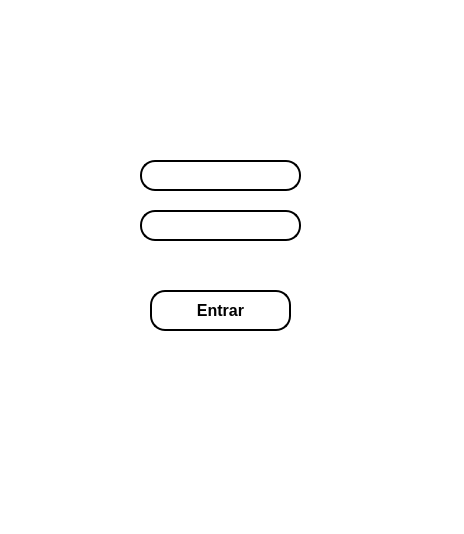
<?xml version="1.0" encoding="UTF-8"?>
<ui version="4.0">
 <class>MainWindow</class>
 <widget class="QMainWindow" name="MainWindow">
  <property name="geometry">
   <rect>
    <x>0</x>
    <y>0</y>
    <width>464</width>
    <height>534</height>
   </rect>
  </property>
  <property name="font">
   <font>
    <pointsize>10</pointsize>
    <weight>75</weight>
    <bold>true</bold>
   </font>
  </property>
  <property name="windowTitle">
   <string>MainWindow</string>
  </property>
  <property name="styleSheet">
   <string notr="true">background-color: rgb(255, 255, 255);</string>
  </property>
  <widget class="QWidget" name="centralwidget">
   <widget class="QPushButton" name="entrar">
    <property name="geometry">
     <rect>
      <x>150</x>
      <y>290</y>
      <width>141</width>
      <height>41</height>
     </rect>
    </property>
    <property name="font">
     <font>
      <pointsize>12</pointsize>
      <weight>75</weight>
      <bold>true</bold>
     </font>
    </property>
    <property name="styleSheet">
     <string notr="true">background-color: rgb(255, 255, 255);
border-radius:15px;
border-style:outset;
border-width:2px;
border-color:black;</string>
    </property>
    <property name="text">
     <string>Entrar</string>
    </property>
   </widget>
   <widget class="QLineEdit" name="nomel">
    <property name="geometry">
     <rect>
      <x>140</x>
      <y>160</y>
      <width>161</width>
      <height>31</height>
     </rect>
    </property>
    <property name="font">
     <font>
      <pointsize>12</pointsize>
      <weight>75</weight>
      <bold>true</bold>
     </font>
    </property>
    <property name="styleSheet">
     <string notr="true">background-color: rgb(255, 255, 255);
border-radius:15px;
border-style:outset;
border-width:2px;
border-color:black;</string>
    </property>
   </widget>
   <widget class="QLineEdit" name="senhal">
    <property name="geometry">
     <rect>
      <x>140</x>
      <y>210</y>
      <width>161</width>
      <height>31</height>
     </rect>
    </property>
    <property name="font">
     <font>
      <pointsize>12</pointsize>
      <weight>75</weight>
      <bold>true</bold>
     </font>
    </property>
    <property name="styleSheet">
     <string notr="true">background-color: rgb(255, 255, 255);
border-radius:15px;
border-style:outset;
border-width:2px;</string>
    </property>
    <property name="echoMode">
     <enum>QLineEdit::Password</enum>
    </property>
   </widget>
   <widget class="QLabel" name="label_2">
    <property name="geometry">
     <rect>
      <x>110</x>
      <y>160</y>
      <width>31</width>
      <height>31</height>
     </rect>
    </property>
    <property name="text">
     <string/>
    </property>
    <property name="pixmap">
     <pixmap>USUARIO.png</pixmap>
    </property>
   </widget>
   <widget class="QLabel" name="label_3">
    <property name="geometry">
     <rect>
      <x>110</x>
      <y>210</y>
      <width>31</width>
      <height>31</height>
     </rect>
    </property>
    <property name="text">
     <string/>
    </property>
    <property name="pixmap">
     <pixmap>SENHA.png</pixmap>
    </property>
   </widget>
   <widget class="QLabel" name="label_4">
    <property name="geometry">
     <rect>
      <x>70</x>
      <y>10</y>
      <width>311</width>
      <height>121</height>
     </rect>
    </property>
    <property name="text">
     <string/>
    </property>
    <property name="pixmap">
     <pixmap>logo.jpg</pixmap>
    </property>
   </widget>
   <widget class="QLabel" name="escrita">
    <property name="geometry">
     <rect>
      <x>70</x>
      <y>250</y>
      <width>321</width>
      <height>31</height>
     </rect>
    </property>
    <property name="font">
     <font>
      <pointsize>14</pointsize>
      <weight>75</weight>
      <bold>true</bold>
     </font>
    </property>
    <property name="text">
     <string/>
    </property>
   </widget>
   <zorder>label_4</zorder>
   <zorder>label_2</zorder>
   <zorder>label_3</zorder>
   <zorder>entrar</zorder>
   <zorder>nomel</zorder>
   <zorder>senhal</zorder>
   <zorder>escrita</zorder>
  </widget>
  <widget class="QStatusBar" name="statusbar"/>
 </widget>
 <resources/>
 <connections/>
</ui>
